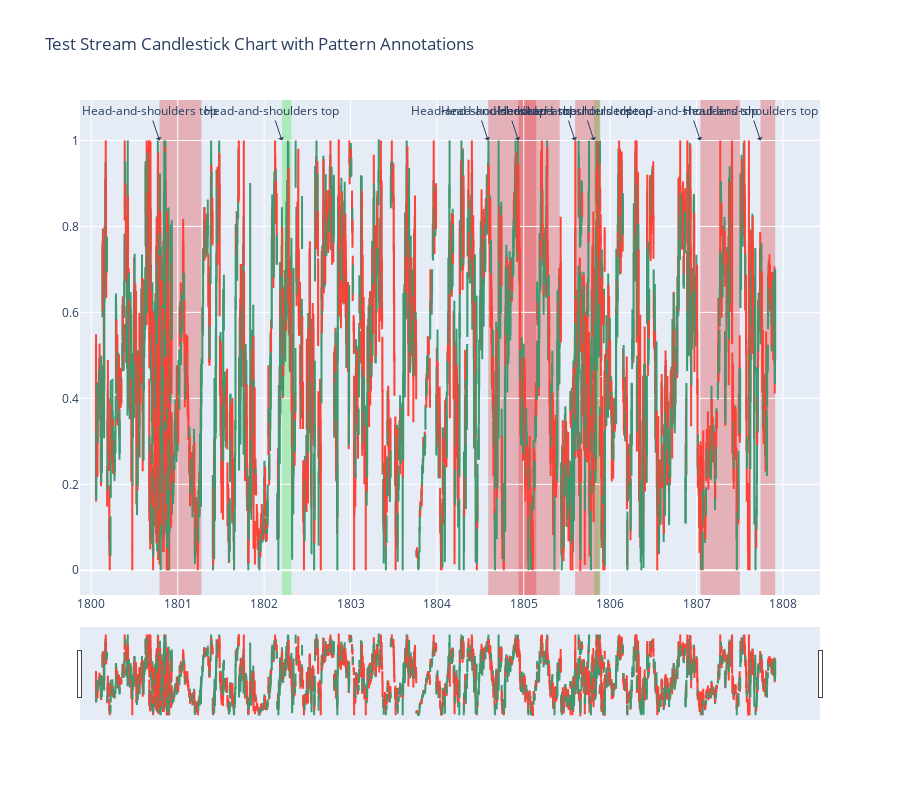

Source (notebook cell):
### Code cell
import pandas as pd
import plotly.graph_objects as go

chart_pattern = 'Head-and-shoulders top'


# Prepare Data
OHCL_combined_df_sample['Date'] = pd.to_datetime(OHCL_combined_df_sample['Date'])

# get only the date range of OHCL_combined_df from 1800-01-01 to 1900-01-01 to the df OHCL_visualize_df
OHCL_visualize_df = OHCL_combined_df_sample

# Plot Candlestick Chart
fig = go.Figure(data=[go.Candlestick(x=OHCL_visualize_df['Date'],
                                     open=OHCL_visualize_df['Open'],
                                     high=OHCL_visualize_df['High'],
                                     low=OHCL_visualize_df['Low'],
                                     close=OHCL_visualize_df['Close'])])

# Prepare test_stream_patterns

test_stream_patterns_sample['Start'] = pd.to_datetime(test_stream_patterns_sample['Start'])
test_stream_patterns_sample['End'] = pd.to_datetime(test_stream_patterns_sample['End'])

# predicted_patterns['Pattern_Start'] = pd.to_datetime(predicted_patterns['Pattern_Start'])
# predicted_patterns['Pattern_End'] = pd.to_datetime(predicted_patterns['Pattern_End'])
merged_df['Pattern_Start'] = pd.to_datetime(merged_df['Pattern_Start'])
merged_df['Pattern_End'] = pd.to_datetime(merged_df['Pattern_End'])

# Mark Lable Patterns
for index, row in test_stream_patterns_sample[test_stream_patterns_sample['Chart Pattern'] == chart_pattern].iterrows():

    start_date = row['Start']
    end_date = row['End']
    pattern = row['Chart Pattern']
    color = 'rgba(0, 225, 0, 0.5)' 
    
    # Add shaded area for pattern range
    fig.add_shape(
        type="rect",
        xref="x",
        yref="paper",
        x0=start_date,
        y0=0,
        x1=end_date,
        y1=1,
        fillcolor=color,
        opacity=0.5,
        layer="below",
        line_width=0,
    )
    
    # Add annotation for pattern
    fig.add_annotation(x=start_date, y=OHCL_visualize_df['High'].max(), text=pattern, showarrow=True, arrowhead=1)
    
# Mark Predicted Patterns
for index, row in merged_df[merged_df['Chart Pattern'] == chart_pattern].iterrows():

    start_date = row['Pattern_Start']
    end_date = row['Pattern_End']
    pattern = row['Chart Pattern']
    color = 'rgba(225, 0, 0, 0.5)' 
    
    # Add shaded area for pattern range
    fig.add_shape(
        type="rect",
        xref="x",
        yref="paper",
        x0=start_date,
        y0=0,
        x1=end_date,
        y1=1,
        fillcolor=color,
        opacity=0.5,
        layer="below",
        line_width=0,
    )
    
    # Add annotation for pattern
    fig.add_annotation(x=start_date, y=OHCL_visualize_df['High'].max(), text=pattern, showarrow=True, arrowhead=1)

#Adjust Layout for Height and Zoom Controls
fig.update_layout(
    title='Test Stream Candlestick Chart with Pattern Annotations',
    height=800,
    autosize=True,
    yaxis={'fixedrange': False},
    xaxis={'fixedrange': False, 'rangeslider': {'visible': True}}
)

#Display Chart
fig.show()

### Figure 1 — Plotly figure (JSON) as saved in the notebook; plotly's stock layout.template omitted (floating-point values rounded to 4 significant figures; data arrays with more than 128 entries replaced by an {"elided": "..."} marker saying what was removed)
{"data": [{"close": {"elided": "2408 float values"}, "high": {"elided": "2408 float values"}, "low": {"elided": "2408 float values"}, "open": {"elided": "2408 float values"}, "type": "candlestick", "x": {"elided": "2408 str values"}}], "layout": {"annotations": [{"arrowhead": 1, "showarrow": true, "text": "Head-and-shoulders top", "x": "1802-03-17T00:00:00", "y": 1}, {"arrowhead": 1, "showarrow": true, "text": "Head-and-shoulders top", "x": "1805-10-25T00:00:00", "y": 1}, {"arrowhead": 1, "showarrow": true, "text": "Head-and-shoulders top", "x": "1800-10-16T00:00:00", "y": 1}, {"arrowhead": 1, "showarrow": true, "text": "Head-and-shoulders top", "x": "1804-08-04T00:00:00", "y": 1}, {"arrowhead": 1, "showarrow": true, "text": "Head-and-shoulders top", "x": "1804-12-10T00:00:00", "y": 1}, {"arrowhead": 1, "showarrow": true, "text": "Head-and-shoulders top", "x": "1805-08-06T00:00:00", "y": 1}, {"arrowhead": 1, "showarrow": true, "text": "Head-and-shoulders top", "x": "1807-01-17T00:00:00", "y": 1}, {"arrowhead": 1, "showarrow": true, "text": "Head-and-shoulders top", "x": "1807-09-28T00:00:00", "y": 1}], "autosize": true, "height": 800, "shapes": [{"fillcolor": "rgba(0, 225, 0, 0.5)", "layer": "below", "line": {"width": 0}, "opacity": 0.5, "type": "rect", "x0": "1802-03-17T00:00:00", "x1": "1802-04-26T00:00:00", "xref": "x", "y0": 0, "y1": 1, "yref": "paper"}, {"fillcolor": "rgba(0, 225, 0, 0.5)", "layer": "below", "line": {"width": 0}, "opacity": 0.5, "type": "rect", "x0": "1805-10-25T00:00:00", "x1": "1805-11-21T00:00:00", "xref": "x", "y0": 0, "y1": 1, "yref": "paper"}, {"fillcolor": "rgba(225, 0, 0, 0.5)", "layer": "below", "line": {"width": 0}, "opacity": 0.5, "type": "rect", "x0": "1800-10-16T00:00:00", "x1": "1801-04-11T00:00:00", "xref": "x", "y0": 0, "y1": 1, "yref": "paper"}, {"fillcolor": "rgba(225, 0, 0, 0.5)", "layer": "below", "line": {"width": 0}, "opacity": 0.5, "type": "rect", "x0": "1804-08-04T00:00:00", "x1": "1805-02-23T00:00:00", "xref": "x", "y0": 0, "y1": 1, "yref": "paper"}, {"fillcolor": "rgba(225, 0, 0, 0.5)", "layer": "below", "line": {"width": 0}, "opacity": 0.5, "type": "rect", "x0": "1804-12-10T00:00:00", "x1": "1805-06-02T00:00:00", "xref": "x", "y0": 0, "y1": 1, "yref": "paper"}, {"fillcolor": "rgba(225, 0, 0, 0.5)", "layer": "below", "line": {"width": 0}, "opacity": 0.5, "type": "rect", "x0": "1805-08-06T00:00:00", "x1": "1805-11-18T00:00:00", "xref": "x", "y0": 0, "y1": 1, "yref": "paper"}, {"fillcolor": "rgba(225, 0, 0, 0.5)", "layer": "below", "line": {"width": 0}, "opacity": 0.5, "type": "rect", "x0": "1807-01-17T00:00:00", "x1": "1807-07-03T00:00:00", "xref": "x", "y0": 0, "y1": 1, "yref": "paper"}, {"fillcolor": "rgba(225, 0, 0, 0.5)", "layer": "below", "line": {"width": 0}, "opacity": 0.5, "type": "rect", "x0": "1807-09-28T00:00:00", "x1": "1807-11-29T00:00:00", "xref": "x", "y0": 0, "y1": 1, "yref": "paper"}], "title": {"text": "Test Stream Candlestick Chart with Pattern Annotations"}, "xaxis": {"fixedrange": false, "rangeslider": {"visible": true}}, "yaxis": {"fixedrange": false}}}
